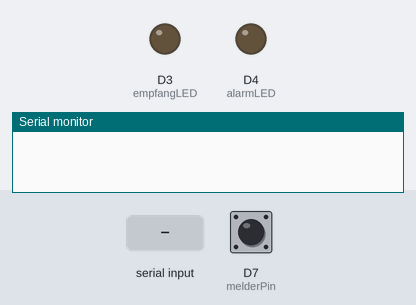
This program was run on a simulated ESP8266 (Wemos D1 mini). Shown: output pins drawn as LEDs (lit = HIGH), the last lines printed to the serial monitor. The inputs (shaded band) are chosen by the test bench; at power-on: D7 (melderPin) HIGH.

Above: at 1.2 s.
1.3 s: "TEST\n" received over Serial
At 2.0 s:
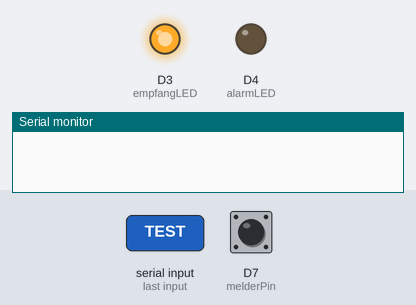
3.7 s: "GarageOffen\n" received over Serial
At 4.1 s:
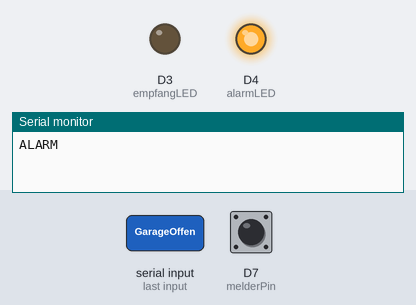
5.3 s: "LIGHTOFF\n" received over Serial
At 6.0 s:
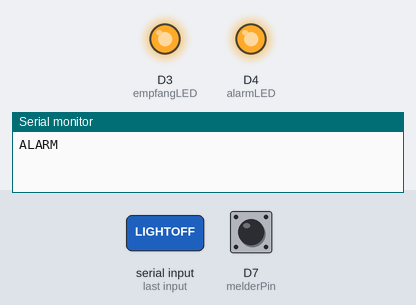
Timing chart, 0 to 8.3 s (numbered marks = the images above; inputs shaded):
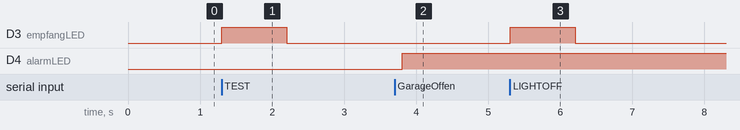

Measured:
- after the input at 1.3 s, D3 (empfangLED): LOW → HIGH at once, → LOW 0.90 s later
- after the input at 3.7 s, D4 (alarmLED): LOW → HIGH after 0.11 s
- after the input at 5.3 s, D3 (empfangLED): LOW → HIGH at once, → LOW 0.90 s later

The program:

main.cpp
```cpp
#include <Arduino.h>
#include <IRsend.h>
#include <RCSwitch.h>
#include <ESP8266WiFi.h>

#define IrLED D6
#define rSender D5
#define melderPin D7
#define alarmLED D4
#define empfangLED D3

// VentMessages
#define V_AN 0xC08
#define V_AUS 0xC20
#define V_OFF 0xC10
#define V_LOW 0xC43
#define V_MED 0xC04
#define V_HIGH 0xC01

// RC Messages
#define R_1AN 2394740224
#define R_1AUS 2176636416
#define R_2AN 2797393408
#define R_2AUS 2931611136

#define LichtAusZeit 300000

const uint16_t scanDelay = 100;
const uint16_t scanTimes = 5;

uint32_t LichtTimer = 0;
uint32_t alarmMillis = 0;

boolean LichtAn = false;
boolean alarmAktiv = false;
boolean alarmAktivAlt = false;
uint8_t SteckerTimer = 0;
boolean GarageZu = true;

IRsend irsend(IrLED); // Set the GPIO to be used to sending the message.
RCSwitch RC = RCSwitch();

void VentMessage(int code)
{
  irsend.sendSymphony(0xC00);
  irsend.sendSymphony(0xC7F);
  irsend.sendSymphony(code);
}

void Alarm()
{
  LichtAn = true;
  LichtTimer = millis();
  VentMessage(V_AN);
  RC.send(R_1AN, 32);
  RC.send(R_2AN, 32);
  Serial.print("ALARM\n");
}

void Quittiert()
{
  Serial.print("ENDE\n");
}

void LichtAus()
{
  LichtTimer = 0;
  LichtAn = false;
  RC.send(R_1AUS, 32);
  RC.send(R_2AUS, 32);
  VentMessage(V_AUS);
}

void manageSerial()
{
  if (Serial.available())
  {
    String rec = Serial.readStringUntil('\n');
    digitalWrite(empfangLED, true);
    if (rec == "OFF")
      VentMessage(V_OFF);
    if (rec == "LOW")
      VentMessage(V_LOW);
    if (rec == "MED")
      VentMessage(V_MED);
    if (rec == "HI")
      VentMessage(V_HIGH);
    if (rec == "ON")
      VentMessage(V_AN);
    if (rec == "LIGHTOFF")
      LichtAus();
    if (rec == "TEST")
      Alarm();
    if (rec == "GarageOffen")
      GarageZu = false;
    if (rec == "GarageZu")
      GarageZu = true;
  }
  digitalWrite(empfangLED, false);
  Serial.flush();
}

// Hier beginnt das eigentliche Programm

void setup()
{
  // WiFi nicht benötigt -> Aus
  WiFi.persistent(false);
  WiFi.disconnect();
  WiFi.mode(WIFI_OFF);
  WiFi.forceSleepBegin();

  // RC einrichten
  RC.enableTransmit(rSender);
  RC.setProtocol(2);
  RC.setPulseLength(714);
  RC.setRepeatTransmit(3);

  irsend.begin();
  pinMode(melderPin, INPUT_PULLUP);
  pinMode(alarmLED, OUTPUT);
  pinMode(empfangLED, OUTPUT);

  // Serielle Schnittstelle einrichten
  Serial.begin(115200, SERIAL_8E1);

  alarmAktivAlt = alarmAktiv;
}

void checkAlarm()
{
  alarmAktiv = digitalRead(melderPin) == LOW;
}

void loop()
{
  if (millis() - LichtTimer >= LichtAusZeit && LichtAn)
  {
    LichtAus();
  }

  for (int i = 0; i < scanTimes; i++)
  {
    delay(scanDelay);
    checkAlarm();
    if ((alarmAktiv == alarmAktivAlt))
    {
      break;
    }
    if (i < scanTimes - 1)
    {
      if (alarmAktiv)
        Alarm();
      else
        Quittiert();

      alarmAktivAlt = alarmAktiv;
    }
  }

  /*if ((alarmAktiv ^ alarmAktivAlt))
  {
    delay(scanDelay);
    checkAlarm();
    if ((alarmAktiv ^ alarmAktivAlt))
    {
      if (alarmAktiv)
        Alarm();
      else
        Quittiert();

      alarmAktivAlt = alarmAktiv;
    }
  }*/

  digitalWrite(alarmLED, !GarageZu);
  manageSerial();
}
```
